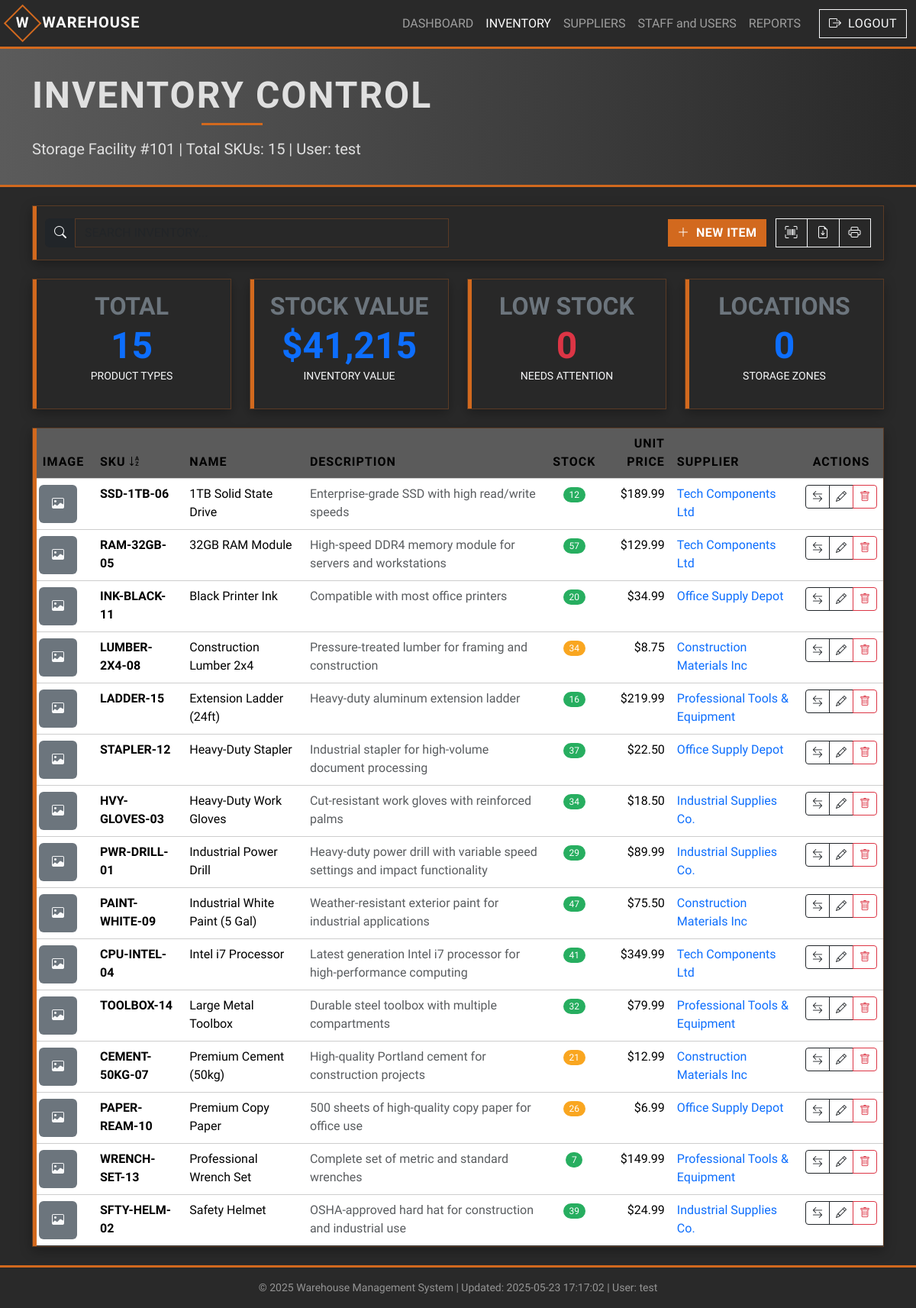
The app's page /inventory.php (signed in) with its own data.
### tables this page shows
CREATE TABLE `products` (
  `id` int(10) UNSIGNED NOT NULL,
  `sku` varchar(50) NOT NULL,
  `name` varchar(120) NOT NULL,
  `description` text DEFAULT NULL,
  `image_path` varchar(255) DEFAULT NULL,
  `unit_price` decimal(10,2) NOT NULL DEFAULT 0.00,
  `reorder_level` int(10) UNSIGNED NOT NULL DEFAULT 0,
  `supplier_id` int(10) UNSIGNED DEFAULT NULL,
  `created_at` timestamp NOT NULL DEFAULT current_timestamp()
);

CREATE TABLE `suppliers` (
  `id` int(10) UNSIGNED NOT NULL,
  `name` varchar(120) NOT NULL,
  `contact_name` varchar(120) DEFAULT NULL,
  `phone` varchar(30) DEFAULT NULL,
  `email` varchar(100) DEFAULT NULL,
  `address` text DEFAULT NULL,
  `created_at` timestamp NOT NULL DEFAULT current_timestamp()
);

### functions.php (called while the page is built, shortened)
<?php
function isAdmin() {
    return isset($_SESSION['role']) && $_SESSION['role'] === 'admin';
}
function hasAdminAccess() {
    return isset($_SESSION['role']) && ($_SESSION['role'] === 'admin' || $_SESSION['role'] === 'staff');
}

### inventory.php (the view, shortened to what this page needs)
<?php
require 'db.php';
$conn = $pdo;
try {
    $queryParams = [];
    $supplierWhere = "";
    $stmt = $conn->prepare("SELECT p.id, p.sku, p.name, p.description, p.image_path, p.unit_price,
                  COALESCE(vs.on_hand, 0) as stock,
                  p.reorder_level, s.name as supplier, s.id as supplier_id
                  FROM products p
                  LEFT JOIN v_product_stock vs ON p.id = vs.id
                  LEFT JOIN suppliers s ON p.supplier_id = s.id" . $supplierWhere . "
                  ORDER BY p.name");
    $stmt->execute($queryParams);
    $products = $stmt->fetchAll(PDO::FETCH_ASSOC);
} catch(PDOException $e) {
    $products = [];
    $errorMsg = "Database error: " . $e->getMessage();
}
?>
<!DOCTYPE html>
<html lang="en">
<head>
    <link href="https://cdn.jsdelivr.net/npm/bootstrap@5.3.3/dist/css/bootstrap.min.css" rel="stylesheet">
    <link rel="stylesheet" href="https://cdn.jsdelivr.net/npm/bootstrap-icons@1.11.1/font/bootstrap-icons.css">
    <link href="assets/css/style.css" rel="stylesheet">
</head>
<body>
    <?php include 'includes/navbar.php'; ?>
    <header>
        <div class="container">
            <h1 class="display-5 fw-bold mb-3">INVENTORY CONTROL</h1>
            <p class="lead mb-0">Storage Facility #101 | Total SKUs: <?= count($products) ?> | User: <?= htmlspecialchars($_SESSION['username'] ?? 'Tanmoy027') ?></p>
        </div>
    </header>
    <main class="container py-4">
        <div class="row mb-4">
            <div class="col-12">
                <div class="card-glass p-3">
                    <div class="row align-items-center">
                        <div class="col-md-6 mb-3 mb-md-0">
                            <div class="input-group">
                                <span class="input-group-text bg-dark text-light border-0">
                                    <i class="bi bi-search"></i>
                                </span>
                                <input type="text" id="searchInput" class="form-control search-box" placeholder="SEARCH INVENTORY...">
                            </div>
                        </div>
                        <div class="col-md-6 text-md-end">
                            <button class="btn btn-primary me-2" data-bs-toggle="modal" data-bs-target="#addProductModal">
                                <i class="bi bi-plus-lg me-1"></i> NEW ITEM
                            </button>
                            <div class="btn-group">
                                <button class="btn btn-outline-light" title="Scan Barcode">
                                    <i class="bi bi-upc-scan"></i>
                                </button>
                                <button class="btn btn-outline-light" title="Export Data" id="exportBtn">
                                    <i class="bi bi-file-earmark-arrow-down"></i>
                                </button>
                                <button class="btn btn-outline-light" title="Print" onclick="window.print()">
                                    <i class="bi bi-printer"></i>
                                </button>
                            </div>
                        </div>
                    </div>
                </div>
            </div>
        </div>
        <div class="row mb-4">
            <div class="col-md-3">
                <div class="card-glass p-3 text-center">
                    <h2 class="fw-bold text-secondary mb-1">TOTAL</h2>
                    <h3 class="display-5 fw-bold text-primary mb-0"><?= count($products) ?></h3>
                    <p class="small text-light">PRODUCT TYPES</p>
                </div>
            </div>
            <div class="col-md-3">
                <div class="card-glass p-3 text-center">
                    <h2 class="fw-bold text-secondary mb-1">STOCK VALUE</h2>
                    <?php
                    $totalValue = 0;
                    foreach ($products as $product) {
                        $totalValue += $product['unit_price'] * $product['stock'];
                    }
                    ?>
                    <h3 class="display-5 fw-bold text-primary mb-0">$<?= number_format($totalValue, 0) ?></h3>
                    <p class="small text-light">INVENTORY VALUE</p>
                </div>
            </div>
            <div class="col-md-3">
                <div class="card-glass p-3 text-center">
                    <h2 class="fw-bold text-secondary mb-1">LOW STOCK</h2>
                    <?php
                    $lowStock = 0;
                    ?>
                    <h3 class="display-5 fw-bold text-danger mb-0"><?= $lowStock ?></h3>
                    <p class="small text-light">NEEDS ATTENTION</p>
                </div>
            </div>
            <div class="col-md-3">
                <div class="card-glass p-3 text-center">
                    <h2 class="fw-bold text-secondary mb-1">LOCATIONS</h2>
                    <?php
                    try {
                        $stmt = $conn->query("SELECT COUNT(*) as count FROM locations");
                        $locations = $stmt->fetch(PDO::FETCH_ASSOC);
                    } catch(PDOException $e) {
                        $locations = ['count' => 0];
                    }
                    ?>
                    <h3 class="display-5 fw-bold text-primary mb-0"><?= $locations['count'] ?? 0 ?></h3>
                    <p class="small text-light">STORAGE ZONES</p>
                </div>
            </div>
        </div>
        <div class="table-responsive card-glass">
            <table class="table table-custom table-hover mb-0">
                <thead>
                    <tr>
                        <th class="text-center" style="width: 80px;">IMAGE</th>
                        <th>
                            <div class="d-flex align-items-center">
                                SKU
                                <span class="ms-1"><i class="bi bi-sort-alpha-down"></i></span>
                            </div>
                        </th>
                        <th>NAME</th>
                        <th>DESCRIPTION</th>
                        <th class="text-center">STOCK</th>
                        <th class="text-end">UNIT PRICE</th>
                        <th>SUPPLIER</th>
                        <th class="text-center">ACTIONS</th>
                    </tr>
                </thead>
                <tbody id="productTableBody">
                    <?php if (count($products) > 0): ?>
                        <?php foreach ($products as $product): ?>
                            <tr data-product-id="<?= $product['id'] ?>">
                                <td class="text-center">
                                    <?php if (!empty($product['image_path']) && file_exists($product['image_path'])): ?>
                                        <img src="<?= htmlspecialchars($product['image_path']) ?>" alt="<?= htmlspecialchars($product['name']) ?>" class="img-thumbnail" style="max-height: 50px; max-width: 50px;">
                                    <?php else: ?>
                                        <div class="bg-secondary rounded d-flex align-items-center justify-content-center" style="width: 50px; height: 50px;">
                                            <i class="bi bi-image text-light"></i>
                                        </div>
                                    <?php endif; ?>
                                </td>
                                <td class="fw-bold"><?= htmlspecialchars($product['sku']) ?></td>
                                <td><?= htmlspecialchars($product['name']) ?></td>
                                <td class="text-muted"><?= htmlspecialchars($product['description'] ?? '-') ?></td>
                                <td class="text-center">
                                    <?php
                                    $stockClass = 'bg-success';
                                    if ($product['stock'] <= $product['reorder_level']) {
                                        $stockClass = 'bg-danger';
                                    } elseif ($product['stock'] <= $product['reorder_level'] * 1.5) {
                                        $stockClass = 'bg-warning';
                                    }
                                    ?>
                                    <span class="badge <?= $stockClass ?> rounded-pill">
                                        <?= htmlspecialchars($product['stock']) ?>
                                    </span>
                                </td>
                                <td class="text-end">$<?= number_format($product['unit_price'], 2) ?></td>
                                <td>
                                    <?php if($product['supplier']): ?>
                                        <a href="inventory.php?supplier=<?= $product['supplier_id'] ?>" class="text-decoration-none text-primary">
                                            <?= htmlspecialchars($product['supplier']) ?>
                                        </a>
                                    <?php else: ?>
                                        -
                                    <?php endif; ?>
                                </td>
                                <td class="text-center">
                                    <div class="btn-group btn-group-sm">
                                        <button class="btn btn-outline-dark" title="Adjust Stock" onclick="adjustStock(<?= $product['id'] ?>)">
                                            <i class="bi bi-arrow-left-right"></i>
                                        </button>
                                        <button class="btn btn-outline-dark" title="Edit" onclick="editProduct(<?= $product['id'] ?>)">
                                            <i class="bi bi-pencil"></i>
                                        </button>
                                        <button class="btn btn-outline-danger" title="Delete" onclick="deleteProduct(<?= $product['id'] ?>)">
                                            <i class="bi bi-trash"></i>
                                        </button>
                                    </div>
                                </td>
                            </tr>
                        <?php endforeach; ?>
                    <?php endif; ?>
                </tbody>
            </table>
        </div>
    </main>
    <footer class="mt-auto text-center py-3 small text-white-50" style="background:var(--dark)">
        © <?=date('Y')?> Warehouse Management System | Updated: 2025-05-23 17:17:02 | User: <?= htmlspecialchars($_SESSION['username'] ?? 'Tanmoy027') ?>
    </footer>
</body>
</html>

### includes/navbar.php (shortened to what this page needs)
<?php
if (!function_exists('isAdmin')) {
    require_once dirname(__DIR__) . '/functions.php';
}
?>
<?php if (hasAdminAccess()): ?>
    <nav class="navbar navbar-expand-lg navbar-dark">
        <div class="container-fluid">
            <a href="index.php" class="navbar-brand fw-bold">
                <span class="logo-circle me-2">W</span>WAREHOUSE
            </a>
            <div class="collapse navbar-collapse" id="navbarNav">
                <ul class="navbar-nav ms-auto me-3">
                    <li class="nav-item">
                        <a class="nav-link <?= basename($_SERVER['PHP_SELF']) == 'index.php' ? 'active' : '' ?>" href="index.php">DASHBOARD</a>
                    </li>
                    <li class="nav-item">
                        <a class="nav-link <?= basename($_SERVER['PHP_SELF']) == 'inventory.php' ? 'active' : '' ?>" href="inventory.php">INVENTORY</a>
                    </li>
                    <li class="nav-item">
                        <a class="nav-link <?= basename($_SERVER['PHP_SELF']) == 'suppliers.php' ? 'active' : '' ?>" href="suppliers.php">SUPPLIERS</a>
                    </li>
                    <?php if (isAdmin()): ?>
                    <li class="nav-item">
                        <a class="nav-link <?= basename($_SERVER['PHP_SELF']) == 'staff_management.php' ? 'active' : '' ?>" href="staff_management.php">STAFF and USERS</a>
                    </li>
                    <?php endif; ?>
                    <li class="nav-item">
                        <a class="nav-link <?= basename($_SERVER['PHP_SELF']) == 'reports.php' ? 'active' : '' ?>" href="reports.php">REPORTS</a>
                    </li>
                </ul>
                <a class="btn btn-outline-light" href="logout.php">
                    <i class="bi bi-box-arrow-right me-1"></i> LOGOUT
                </a>
            </div>
        </div>
    </nav>
<?php endif; ?>

### assets/css/style.css (style rules this page uses)
:root { --primary: #D2691E; --secondary: #F2C078; --dark: #292929; --gray: #5B5B5B; --light: #E0E0E0; --warning: #F9A620; --danger: #E74C3C; --success: #27AE60; }
body { min-height: 100vh; background: var(--dark) url("../img/warehouse-concrete.jpg") center/cover fixed; display: flex; flex-direction: column; font-family: 'Roboto Condensed', system-ui, -apple-system, sans-serif; color: var(--light); }
.card-glass { background: rgba(41, 41, 41, .85); border: 1px solid rgba(210, 105, 30, .3); border-radius: 0; box-shadow: 0 5px 15px rgba(0, 0, 0, .3); transition: all 0.2s ease; position: relative; overflow: hidden; }
.card-glass::before { content: ""; position: absolute; top: 0; left: 0; width: 5px; height: 100%; background: var(--primary); }
a { color: var(--secondary); }
.btn-primary { background: var(--primary); border: none; border-radius: 0; text-transform: uppercase; font-weight: 600; letter-spacing: 0.5px; }
.btn-outline-light { border-radius: 0; text-transform: uppercase; letter-spacing: 0.5px; }
.logo-circle { width: 2.2rem; height: 2.2rem; display: inline-flex; align-items: center; justify-content: center; color: #fff; font-weight: 700; font-size: 1.2rem; position: relative; background: none; }
.logo-circle::before { content: ""; position: absolute; width: 100%; height: 100%; border: 2px solid var(--primary); transform: rotate(45deg); }
.navbar { border-bottom: 3px solid var(--primary); background: var(--dark) !important; }
.navbar-brand { text-transform: uppercase; letter-spacing: 1px; }
header { background: linear-gradient(to right, var(--gray) 0%, var(--dark) 100%) !important; border-bottom: 3px solid var(--primary); padding: 2rem 0 !important; }
header h1 { text-transform: uppercase; letter-spacing: 2px; position: relative; display: inline-block; padding-bottom: 10px; }
header h1:after { content: ""; position: absolute; bottom: 0; left: 50%; transform: translateX(-50%); width: 80px; height: 3px; background: var(--primary); }
.table-custom { background: rgba(41, 41, 41, .85); color: var(--light); border: none; }
.table-custom th { background: var(--gray); text-transform: uppercase; font-weight: 600; letter-spacing: 1px; border-bottom: 2px solid var(--primary); }
.table-custom td, .table-custom th { border-color: rgba(91, 91, 91, .3); }
.search-box { background: rgba(41, 41, 41, .6); border: 1px solid rgba(210, 105, 30, .3); color: var(--light); border-radius: 0; }
.badge { border-radius: 0; font-weight: normal; padding: 0.35em 0.65em; }
.bg-success { background-color: var(--success) !important; }
.bg-warning { background-color: var(--warning) !important; }
footer { border-top: 3px solid var(--primary); background: var(--dark) !important; }
.form-control, .form-select { border-radius: 0; }

### records on screen
products: sku "SSD-1TB-06", name "1TB Solid State Drive", description "Enterprise-grade SSD with high read/write speeds", stock "12", unit_price "189.99", supplier.name "Tech Components Ltd"
products: sku "RAM-32GB-05", name "32GB RAM Module", description "High-speed DDR4 memory module for servers and workstations", stock "57", unit_price "129.99", supplier.name "Tech Components Ltd"
products: sku "INK-BLACK-11", name "Black Printer Ink", description "Compatible with most office printers", stock "20", unit_price "34.99", supplier.name "Office Supply Depot"
products: sku "LUMBER-2X4-08", name "Construction Lumber 2x4", description "Pressure-treated lumber for framing and construction", stock "34", unit_price "8.75", supplier.name "Construction Materials Inc"
products: sku "LADDER-15", name "Extension Ladder (24ft)", description "Heavy-duty aluminum extension ladder", stock "16", unit_price "219.99", supplier.name "Professional Tools & Equipment"
products: sku "STAPLER-12", name "Heavy-Duty Stapler", description "Industrial stapler for high-volume document processing", stock "37", unit_price "22.50", supplier.name "Office Supply Depot"
products: sku "HVY-GLOVES-03", name "Heavy-Duty Work Gloves", description "Cut-resistant work gloves with reinforced palms", stock "34", unit_price "18.50", supplier.name "Industrial Supplies Co."
products: sku "PWR-DRILL-01", name "Industrial Power Drill", description "Heavy-duty power drill with variable speed settings and impact functionality", stock "29", unit_price "89.99", supplier.name "Industrial Supplies Co."
products: sku "PAINT-WHITE-09", name "Industrial White Paint (5 Gal)", description "Weather-resistant exterior paint for industrial applications", stock "47", unit_price "75.50", supplier.name "Construction Materials Inc"
products: sku "CPU-INTEL-04", name "Intel i7 Processor", description "Latest generation Intel i7 processor for high-performance computing", stock "41", unit_price "349.99", supplier.name "Tech Components Ltd"
products: sku "TOOLBOX-14", name "Large Metal Toolbox", description "Durable steel toolbox with multiple compartments", stock "32", unit_price "79.99", supplier.name "Professional Tools & Equipment"
products: sku "CEMENT-50KG-07", name "Premium Cement (50kg)", description "High-quality Portland cement for construction projects", stock "21", unit_price "12.99", supplier.name "Construction Materials Inc"
products: sku "PAPER-REAM-10", name "Premium Copy Paper", description "500 sheets of high-quality copy paper for office use", stock "26", unit_price "6.99", supplier.name "Office Supply Depot"
products: sku "WRENCH-SET-13", name "Professional Wrench Set", description "Complete set of metric and standard wrenches", stock "7", unit_price "149.99", supplier.name "Professional Tools & Equipment"
products: sku "SFTY-HELM-02", name "Safety Helmet", description "OSHA-approved hard hat for construction and industrial use", stock "39", unit_price "24.99", supplier.name "Industrial Supplies Co."

### other values on screen
count($products) "15"
$_SESSION['username'] "test"
$totalValue "41,215"
$lowStock "0"
$locations['count'] "0"
